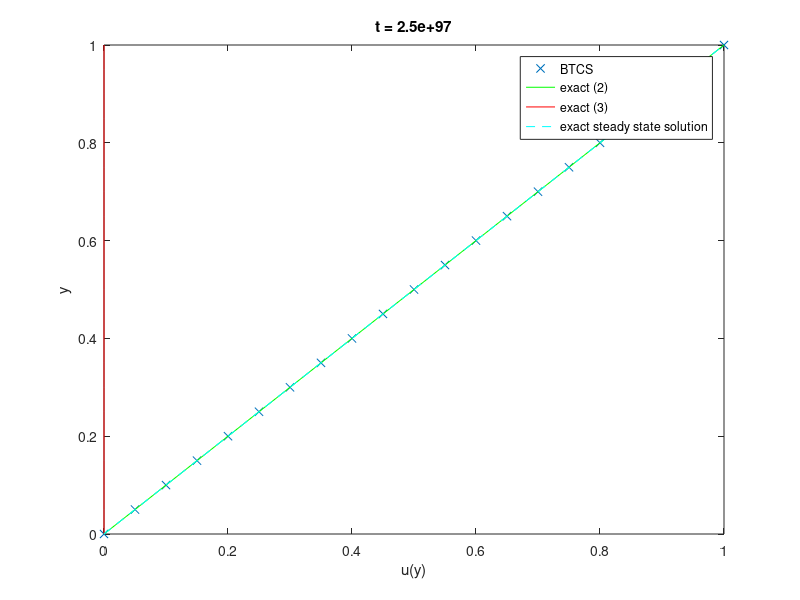

Here is the MATLAB script that generated this plot:
% Implicit Euler method with central FDM (BTCS) for startup of Couette flow

clear all
close all
clc

jmax=21;
y=linspace(0,1,jmax);
dy=1/(jmax-1);

r=1e100; %von Neumann number
dt=r*dy^2;
%tstop=1; % end time
tstop= dt; % fzero(@u_dev,[0 1])
nmax=ceil(tstop/dt);
dt=tstop/nmax;
r=dt/dy^2;

% Initial condition
u=zeros(jmax,1);
u(jmax)=1;
unew=u;

% A=(1+2*r)*diag(ones(jmax,1),0)-r*diag(ones(jmax-1,1),-1)-r*diag(ones(jmax-1,1),1);
% A(1,1)=1; A(1,2)=0;
% A(jmax,jmax-1)=0; A(jmax,jmax)=1;

A=(1+2*r)*diag(ones(jmax-2,1),0)-r*diag(ones(jmax-3,1),-1)-r*diag(ones(jmax-3,1),1);
    
% Time loop for FTCS
for n=1:nmax
    % BTCS enhanced
    b = u(2:jmax-1);
    b(end) = b(end)+r;
    u(2:jmax-1) =A\b;
    t=n*dt;

    u2=zeros(jmax,1);
    for l=1:15
       u2=u2-sin(l*pi*(1-y'))*exp(-(l*pi)^2*t)/l;
    end
    u2=y'+u2*2/pi;

    u3=zeros(jmax,1);
    fac=0.5/sqrt(t);
    for l=0:5
       u3=u3+erfc((2*l+1-y')*fac)-erfc((2*l+1+y')*fac);
    end

    plot(u,y,'x',u2,y,'g',u3,y,'r')
    xlim([0 1])
    title(['t = ',num2str(t,2)])
    drawnow
end
xlabel('u(y)')
ylabel('y')
hold on
u_ex=y';
plot(u_ex,y,'--c')
legend('BTCS','exact (2)','exact (3)','exact steady state solution','Location','best')
hold off
